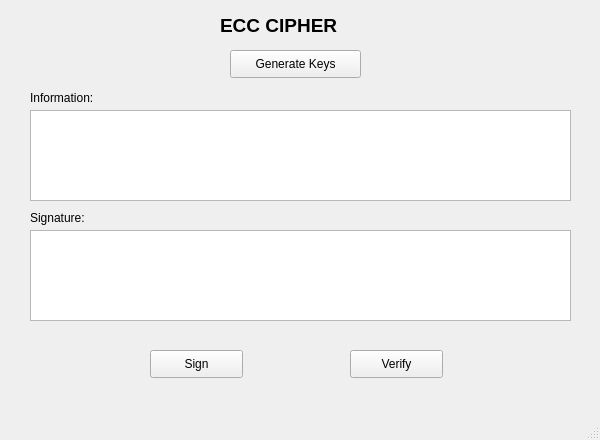
<?xml version="1.0" encoding="UTF-8"?>
<ui version="4.0">
 <class>MainWindow</class>
 <widget class="QMainWindow" name="MainWindow">
  <property name="geometry">
   <rect>
    <x>0</x>
    <y>0</y>
    <width>600</width>
    <height>440</height>
   </rect>
  </property>
  <property name="windowTitle">
   <string>ECC Cipher</string>
  </property>
  <widget class="QWidget" name="centralwidget">
   <widget class="QLabel" name="label_title">
    <property name="geometry">
     <rect>
      <x>220</x>
      <y>10</y>
      <width>200</width>
      <height>31</height>
     </rect>
    </property>
    <property name="font">
     <font>
      <pointsize>14</pointsize>
      <weight>75</weight>
      <bold>true</bold>
     </font>
    </property>
    <property name="text">
     <string>ECC CIPHER</string>
    </property>
   </widget>
   <widget class="QPushButton" name="btn_gen_keys">
    <property name="geometry">
     <rect>
      <x>230</x>
      <y>50</y>
      <width>131</width>
      <height>28</height>
     </rect>
    </property>
    <property name="text">
     <string>Generate Keys</string>
    </property>
   </widget>
   <widget class="QLabel" name="label_info">
    <property name="geometry">
     <rect>
      <x>30</x>
      <y>90</y>
      <width>121</width>
      <height>16</height>
     </rect>
    </property>
    <property name="text">
     <string>Information:</string>
    </property>
   </widget>
   <widget class="QTextEdit" name="txt_info">
    <property name="geometry">
     <rect>
      <x>30</x>
      <y>110</y>
      <width>541</width>
      <height>91</height>
     </rect>
    </property>
   </widget>
   <widget class="QLabel" name="label_sign">
    <property name="geometry">
     <rect>
      <x>30</x>
      <y>210</y>
      <width>121</width>
      <height>16</height>
     </rect>
    </property>
    <property name="text">
     <string>Signature:</string>
    </property>
   </widget>
   <widget class="QTextEdit" name="txt_sign">
    <property name="geometry">
     <rect>
      <x>30</x>
      <y>230</y>
      <width>541</width>
      <height>91</height>
     </rect>
    </property>
   </widget>
   <widget class="QPushButton" name="btn_sign">
    <property name="geometry">
     <rect>
      <x>150</x>
      <y>350</y>
      <width>93</width>
      <height>28</height>
     </rect>
    </property>
    <property name="text">
     <string>Sign</string>
    </property>
   </widget>
   <widget class="QPushButton" name="btn_verify">
    <property name="geometry">
     <rect>
      <x>350</x>
      <y>350</y>
      <width>93</width>
      <height>28</height>
     </rect>
    </property>
    <property name="text">
     <string>Verify</string>
    </property>
   </widget>
  </widget>
  <widget class="QMenuBar" name="menubar"/>
  <widget class="QStatusBar" name="statusbar"/>
 </widget>
 <resources/>
 <connections/>
</ui>
